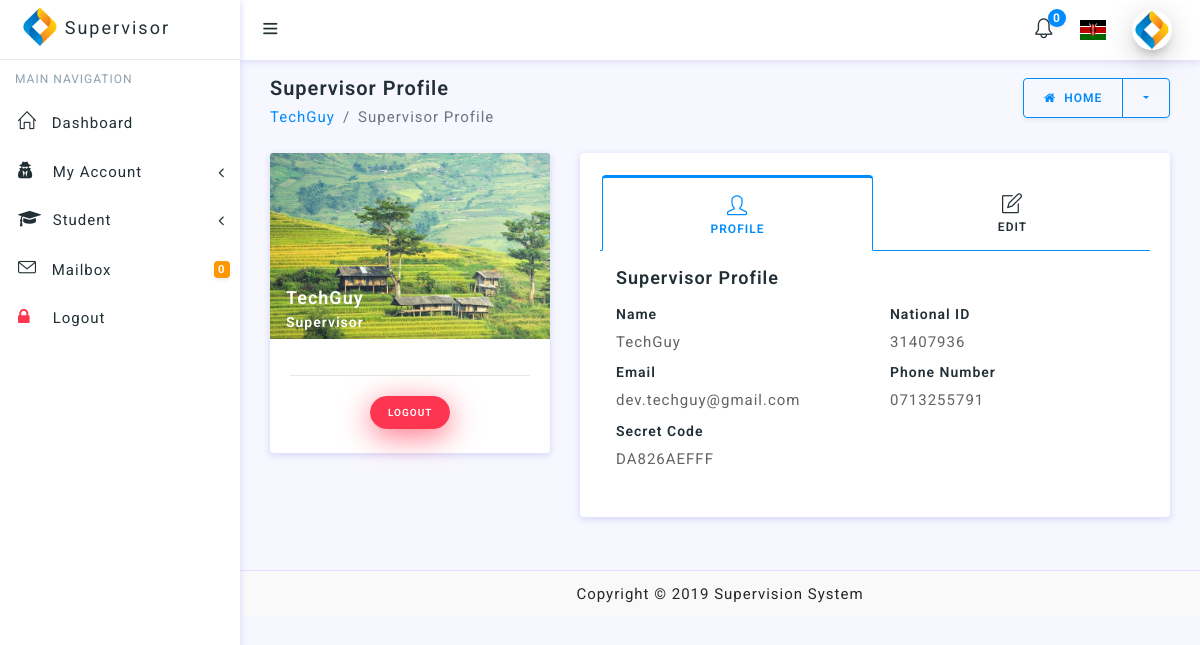
/supervisor/dashboard/profile.php (signed in), run on the app's committed database.
### tables this page shows
CREATE TABLE `supervisor_table` (
  `id` int(11) NOT NULL,
  `supervisor_name` varchar(255) NOT NULL,
  `email` varchar(255) NOT NULL,
  `phone_number` varchar(255) NOT NULL,
  `national_id` varchar(255) NOT NULL,
  `secret_code` varchar(255) NOT NULL,
  `password` varchar(255) NOT NULL,
  `created_at` datetime NOT NULL
);

### supervisor/sessions/supervisor_session.php (called while the page is built, shortened)
<?php
require '../../DBConnection/Connection.php';
$supervisor_check = $_SESSION['login_supervisor'];
$ses_sql = mysqli_query($connection, "select * from supervisor_table where national_id='$supervisor_check'");
$row = mysqli_fetch_assoc($ses_sql);
$supervisor_name = $row['supervisor_name'];
$email = $row['email'];
$national_id = $row['national_id'];
$secret_code = $row['secret_code'];
$phone_number = $row['phone_number'];

### supervisor/dashboard/profile.php (the view, shortened to what this page needs)
<?php
require '../sessions/supervisor_session.php';
require '../../functions/update_profile.php'
?>
<!doctype html>
<html lang="en">
<head>
    <link href="../../inc/main.css" rel="stylesheet" type="text/css"/>
</head>
<body>
<div id="wrapper">
    <?php
    require '../layouts/supervisor_layout.php';
    ?>
    <div class="content-wrapper">
        <div class="container-fluid">
            <div class="row pt-2 pb-2">
                <div class="col-sm-9">
                    <h4 class="page-title">Supervisor Profile</h4>
                    <ol class="breadcrumb">
                        <li class="breadcrumb-item"><a href="profile.php"><?php echo $supervisor_name ?></a></li>
                        <li class="breadcrumb-item active" aria-current="page">Supervisor Profile</li>
                    </ol>
                </div>
                <div class="col-sm-3">
                    <a href="home.php">
                        <div class="btn-group float-sm-right">
                            <button type="button" class="btn btn-outline-primary waves-effect waves-light"><i
                                        class="fa fa-home mr-1"></i> Home
                            </button>
                            <button type="button"
                                    class="btn btn-outline-primary dropdown-toggle dropdown-toggle-split waves-effect waves-light"
                                    data-toggle="dropdown">
                            </button>
                        </div>
                    </a>
                </div>
            </div>
            <div class="row">
                <div class="col-lg-4">
                    <div class="profile-card-3">
                        <div class="card">
                            <div class="user-fullimage">
                                <img src="../../assets/images/gallery/5.jpg" alt="user avatar" class="card-img-top">
                                <div class="details">
                                    <h5 class="mb-1 text-white ml-3"><?php echo $supervisor_name ?></h5>
                                    <h6 class="text-white ml-3">Supervisor</h6>
                                </div>
                            </div>
                            <div class="card-body text-center">
                                <hr>
                                <a href="../sessions/supervisor_logout.php"
                                   class="btn btn-danger shadow-danger btn-sm btn-round waves-effect waves-light m-1">Logout</a>
                            </div>
                        </div>
                    </div>
                </div>
                <div class="col-lg-8">
                    <div class="card">
                        <div class="card-body">
                            <ul class="nav nav-tabs nav-tabs-primary top-icon nav-justified">
                                <li class="nav-item">
                                    <a href="javascript:void();" data-target="#profile" data-toggle="pill"
                                       class="nav-link active"><i class="icon-user"></i> <span
                                                class="hidden-xs">Profile</span></a>
                                </li>
                                <li class="nav-item">
                                    <a href="javascript:void();" data-target="#edit" data-toggle="pill"
                                       class="nav-link"><i class="icon-note"></i> <span
                                                class="hidden-xs">Edit</span></a>
                                </li>
                            </ul>
                            <div class="tab-content p-3">
                                <div class="tab-pane active" id="profile">
                                    <h5 class="mb-3">Supervisor Profile</h5>
                                    <div class="row">
                                        <div class="col-md-6">
                                            <h6>Name</h6>
                                            <p>
                                                <?php echo $supervisor_name ?>
                                            </p>
                                            <h6>Email</h6>
                                            <p>
                                                <?php echo $email ?>
                                            </p>
                                            <h6>Secret Code</h6>
                                            <p>
                                                <?php echo $secret_code ?>
                                            </p>
                                        </div>
                                        <div class="col-md-6">
                                            <h6>National ID</h6>
                                            <p>
                                                <?php echo $national_id ?>
                                            </p>
                                            <h6>Phone Number</h6>
                                            <p>
                                                <?php echo $phone_number ?>
                                            </p>
                                        </div>
                                    </div>
                                </div>
                            </div>
                        </div>
                    </div>
                </div>
            </div>
        </div>
    </div>
    <?php
    require('../../inc/footer.php')
    ?>
</div>
</body>
</html>

### data on the page
supervisor_table: supervisor_name "TechGuy", email "dev.techguy@gmail.com", secret_code "DA826AEFFF", national "31407936", phone_number "0713255791"

### other printed values
$unReadNotifications "0"
$appName "Supervision System"
